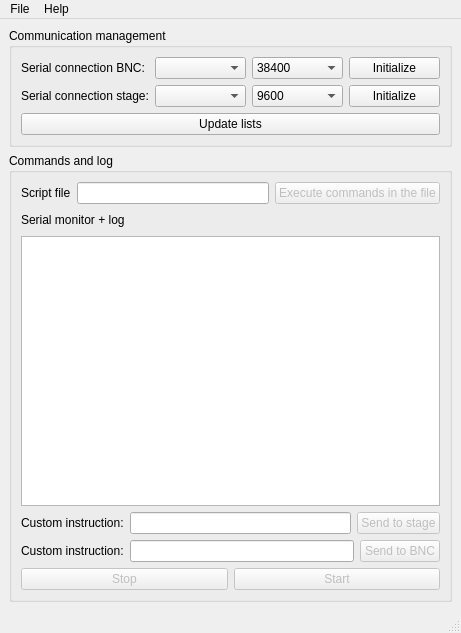
<?xml version="1.0" encoding="UTF-8"?>
<ui version="4.0">
 <class>MainWindow</class>
 <widget class="QMainWindow" name="MainWindow">
  <property name="geometry">
   <rect>
    <x>0</x>
    <y>0</y>
    <width>461</width>
    <height>633</height>
   </rect>
  </property>
  <property name="windowTitle">
   <string>Auto Lab</string>
  </property>
  <widget class="QWidget" name="centralwidget">
   <layout class="QVBoxLayout" name="verticalLayout">
    <item>
     <widget class="QGroupBox" name="groupBox_3">
      <property name="title">
       <string>Communication management</string>
      </property>
      <layout class="QFormLayout" name="formLayout">
       <item row="0" column="0">
        <widget class="QLabel" name="label">
         <property name="text">
          <string>Serial connection BNC:</string>
         </property>
        </widget>
       </item>
       <item row="0" column="1">
        <layout class="QHBoxLayout" name="horizontalLayout_4">
         <item>
          <widget class="QComboBox" name="port_cB"/>
         </item>
         <item>
          <widget class="QComboBox" name="baudrate_cB">
           <property name="currentText">
            <string>38400</string>
           </property>
           <item>
            <property name="text">
             <string>38400</string>
            </property>
           </item>
           <item>
            <property name="text">
             <string>9600</string>
            </property>
           </item>
           <item>
            <property name="text">
             <string>115200</string>
            </property>
           </item>
          </widget>
         </item>
         <item>
          <widget class="QPushButton" name="init_btn">
           <property name="text">
            <string>Initialize</string>
           </property>
          </widget>
         </item>
        </layout>
       </item>
       <item row="1" column="0">
        <widget class="QLabel" name="label_2">
         <property name="text">
          <string>Serial connection stage:</string>
         </property>
        </widget>
       </item>
       <item row="1" column="1">
        <layout class="QHBoxLayout" name="horizontalLayout_6">
         <item>
          <widget class="QComboBox" name="port_cB_stage"/>
         </item>
         <item>
          <widget class="QComboBox" name="baudrate_cB_stage">
           <property name="currentText">
            <string>9600</string>
           </property>
           <item>
            <property name="text">
             <string>9600</string>
            </property>
           </item>
           <item>
            <property name="text">
             <string>19200</string>
            </property>
           </item>
           <item>
            <property name="text">
             <string>38400</string>
            </property>
           </item>
           <item>
            <property name="text">
             <string>115200</string>
            </property>
           </item>
          </widget>
         </item>
         <item>
          <widget class="QPushButton" name="init_btn_stage">
           <property name="text">
            <string>Initialize</string>
           </property>
          </widget>
         </item>
        </layout>
       </item>
       <item row="2" column="0" colspan="2">
        <widget class="QPushButton" name="update_list_btn">
         <property name="text">
          <string>Update lists</string>
         </property>
        </widget>
       </item>
      </layout>
     </widget>
    </item>
    <item>
     <widget class="QGroupBox" name="groupBox">
      <property name="title">
       <string>Commands and log</string>
      </property>
      <layout class="QGridLayout" name="gridLayout">
       <item row="0" column="0">
        <layout class="QHBoxLayout" name="horizontalLayout_2">
         <item>
          <widget class="QLabel" name="label_9">
           <property name="text">
            <string>Script file</string>
           </property>
          </widget>
         </item>
         <item>
          <widget class="QLineEdit" name="cmdPath_lE"/>
         </item>
         <item>
          <widget class="QPushButton" name="execBNC_btn">
           <property name="enabled">
            <bool>false</bool>
           </property>
           <property name="text">
            <string>Execute commands in the file</string>
           </property>
          </widget>
         </item>
        </layout>
       </item>
       <item row="1" column="0">
        <layout class="QHBoxLayout" name="horizontalLayout_3">
         <item>
          <widget class="QLabel" name="label_11">
           <property name="text">
            <string>Serial monitor + log</string>
           </property>
          </widget>
         </item>
         <item>
          <spacer name="horizontalSpacer_2">
           <property name="orientation">
            <enum>Qt::Horizontal</enum>
           </property>
           <property name="sizeHint" stdset="0">
            <size>
             <width>244</width>
             <height>20</height>
            </size>
           </property>
          </spacer>
         </item>
        </layout>
       </item>
       <item row="2" column="0">
        <widget class="QTextEdit" name="log_TE"/>
       </item>
       <item row="3" column="0">
        <layout class="QHBoxLayout" name="horizontalLayout">
         <item>
          <widget class="QLabel" name="label_7">
           <property name="text">
            <string>Custom instruction:</string>
           </property>
          </widget>
         </item>
         <item>
          <layout class="QHBoxLayout" name="horizontalLayout_12">
           <item>
            <widget class="QLineEdit" name="cmd_le_stage"/>
           </item>
           <item>
            <widget class="QPushButton" name="send_btn_stage">
             <property name="enabled">
              <bool>false</bool>
             </property>
             <property name="text">
              <string>Send to stage</string>
             </property>
            </widget>
           </item>
          </layout>
         </item>
        </layout>
       </item>
       <item row="4" column="0">
        <layout class="QHBoxLayout" name="horizontalLayout_9">
         <item>
          <widget class="QLabel" name="label_6">
           <property name="text">
            <string>Custom instruction:</string>
           </property>
          </widget>
         </item>
         <item>
          <layout class="QHBoxLayout" name="horizontalLayout_10">
           <item>
            <widget class="QLineEdit" name="cmd_le"/>
           </item>
           <item>
            <widget class="QPushButton" name="send_btn">
             <property name="enabled">
              <bool>false</bool>
             </property>
             <property name="text">
              <string>Send to BNC</string>
             </property>
            </widget>
           </item>
          </layout>
         </item>
        </layout>
       </item>
       <item row="5" column="0">
        <layout class="QHBoxLayout" name="horizontalLayout_11">
         <item>
          <widget class="QPushButton" name="stop_btn">
           <property name="enabled">
            <bool>false</bool>
           </property>
           <property name="text">
            <string>Stop</string>
           </property>
          </widget>
         </item>
         <item>
          <widget class="QPushButton" name="move_btn">
           <property name="enabled">
            <bool>false</bool>
           </property>
           <property name="text">
            <string>Start</string>
           </property>
          </widget>
         </item>
        </layout>
       </item>
      </layout>
     </widget>
    </item>
   </layout>
  </widget>
  <widget class="QMenuBar" name="menubar">
   <property name="geometry">
    <rect>
     <x>0</x>
     <y>0</y>
     <width>461</width>
     <height>22</height>
    </rect>
   </property>
   <widget class="QMenu" name="menuFile">
    <property name="title">
     <string>File</string>
    </property>
    <addaction name="actionLoad_config"/>
    <addaction name="separator"/>
    <addaction name="actionExit"/>
   </widget>
   <widget class="QMenu" name="menuHelp">
    <property name="title">
     <string>Help</string>
    </property>
    <addaction name="actionAbout"/>
   </widget>
   <addaction name="menuFile"/>
   <addaction name="menuHelp"/>
  </widget>
  <widget class="QStatusBar" name="statusbar"/>
  <action name="actionAbout">
   <property name="text">
    <string>About</string>
   </property>
  </action>
  <action name="actionLoad_config">
   <property name="text">
    <string>Load config</string>
   </property>
  </action>
  <action name="actionExit">
   <property name="text">
    <string>Exit</string>
   </property>
  </action>
 </widget>
 <resources/>
 <connections/>
</ui>
